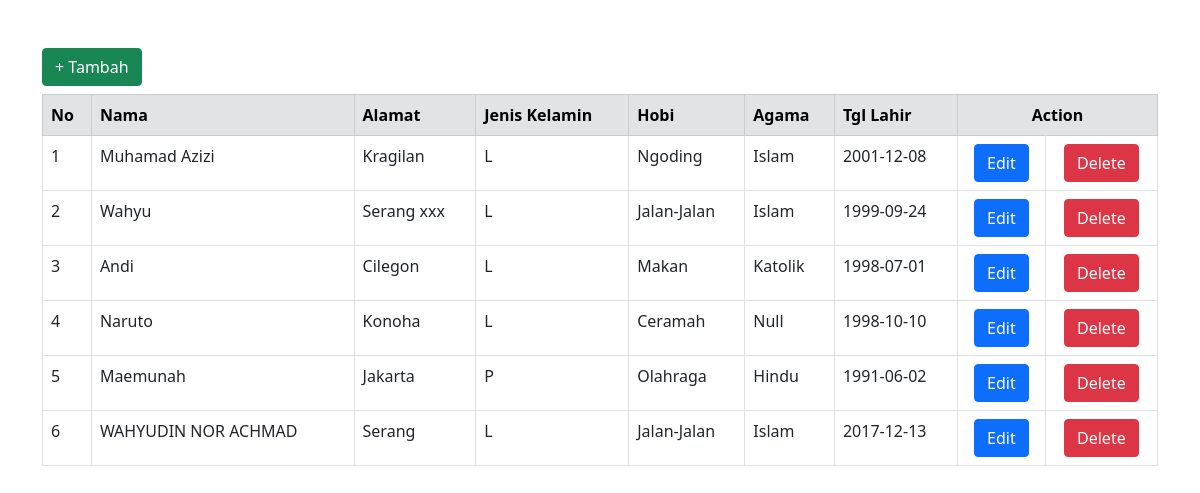
The page / on the database its author committed.
### tables this page shows
CREATE TABLE `t_mahasiswa` (
  `no` int(11) NOT NULL,
  `nama` varchar(50) NOT NULL,
  `alamat` varchar(50) NOT NULL,
  `jenis_kelamin` char(1) NOT NULL,
  `hobi` varchar(30) NOT NULL,
  `agama` varchar(10) NOT NULL,
  `tgl_lahir` date NOT NULL
);

### index.php (the view, shortened to what this page needs)
<?php
include "koneksi.php";
$sql ="SELECT * FROM t_mahasiswa";
$query = mysqli_query($conn ,$sql);
?>
<!DOCTYPE html>
<html>
    <head>
        <?php include "bootstrap.php"; ?>
    </head>
    <body>
        <div class="container mt-5">
            <a href="form_tambah.php" class="btn btn-success"> + Tambah</a>
            <table class="table table-bordered table my-2">
                <tr class="table-secondary">
                    <th>No</th>
                    <th>Nama</th>
                    <th>Alamat</th>
                    <th>Jenis Kelamin</th>
                    <th>Hobi</th>
                    <th>Agama</th>
                    <th>Tgl Lahir</th>
                    <th colspan='2' class="text-center">Action</th>
                </tr>
            <?php
            $nomor = 1;
            while($row = mysqli_fetch_assoc($query) ){
            ?>
                <tr>
                    <td><?php echo $nomor++; ?></td>
                    <td><?php echo $row['nama']; ?></td>
                    <td><?php echo $row['alamat']; ?></td>
                    <td><?php echo $row['jenis_kelamin']; ?></td>
                    <td><?php echo $row['hobi']; ?></td>
                    <td><?php echo $row['agama']; ?></td>
                    <td><?php echo $row['tgl_lahir']; ?></td>
                    <td class="text-center"><a href="form_edit.php?no=<?php echo $row['no']; ?>" class="btn btn-primary">Edit</a></td>
                    <td class="text-center"><a onClick="javascript: return confirm('Data akan dihapus');" href="act_hapus.php?no=<?php echo $row['no']; ?>" class="btn btn-danger">Delete</a></td>
                </tr>
            <?php
            }
            ?>
            </table>
        </div>
    </body>
</html>

### bootstrap.php (shortened to what this page needs)
<link href="https://cdn.jsdelivr.net/npm/bootstrap@5.0.1/dist/css/bootstrap.min.css" rel="stylesheet">

### rows shown on the page
t_mahasiswa: nama "Muhamad Azizi", alamat "Kragilan", jenis_kelamin "L", hobi "Ngoding", agama "Islam", tgl_lahir "2001-12-08"
t_mahasiswa: nama "Wahyu", alamat "Serang xxx", jenis_kelamin "L", hobi "Jalan-Jalan", agama "Islam", tgl_lahir "1999-09-24"
t_mahasiswa: nama "Andi", alamat "Cilegon", jenis_kelamin "L", hobi "Makan", agama "Katolik", tgl_lahir "1998-07-01"
t_mahasiswa: nama "Naruto", alamat "Konoha", jenis_kelamin "L", hobi "Ceramah", agama "Null", tgl_lahir "1998-10-10"
t_mahasiswa: nama "Maemunah", alamat "Jakarta", jenis_kelamin "P", hobi "Olahraga", agama "Hindu", tgl_lahir "1991-06-02"
t_mahasiswa: nama "WAHYUDIN NOR ACHMAD", alamat "Serang", jenis_kelamin "L", hobi "Jalan-Jalan", agama "Islam", tgl_lahir "2017-12-13"
